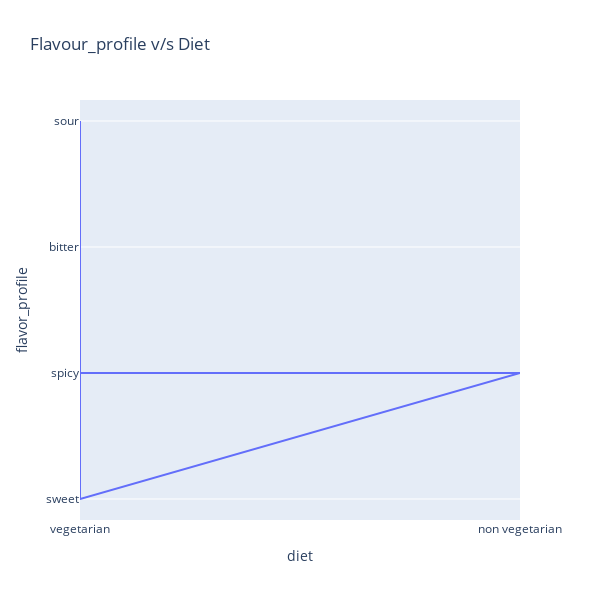

The notebook cell this image was saved under:
### Code cell
import plotly.express as px

fig = px.line(df, x="diet", y="flavor_profile", title='Flavour_profile v/s Diet',
    width=600,
    height=600)
fig.show()

### Figure 1 — Plotly figure (JSON) as saved in the notebook; plotly's stock layout.template omitted (floating-point values rounded to 4 significant figures; data arrays with more than 128 entries replaced by an {"elided": "..."} marker saying what was removed)
{"data": [{"hovertemplate": "diet=%{x}<br>flavor_profile=%{y}<extra></extra>", "legendgroup": "", "line": {"color": "#636efa", "dash": "solid"}, "mode": "lines", "name": "", "orientation": "v", "showlegend": false, "type": "scatter", "x": {"elided": "180 str values"}, "xaxis": "x", "y": {"elided": "180 str values"}, "yaxis": "y"}], "layout": {"height": 600, "legend": {"tracegroupgap": 0}, "title": {"text": "Flavour_profile v/s Diet"}, "width": 600, "xaxis": {"anchor": "y", "domain": [0, 1], "title": {"text": "diet"}}, "yaxis": {"anchor": "x", "domain": [0, 1], "title": {"text": "flavor_profile"}}}}
